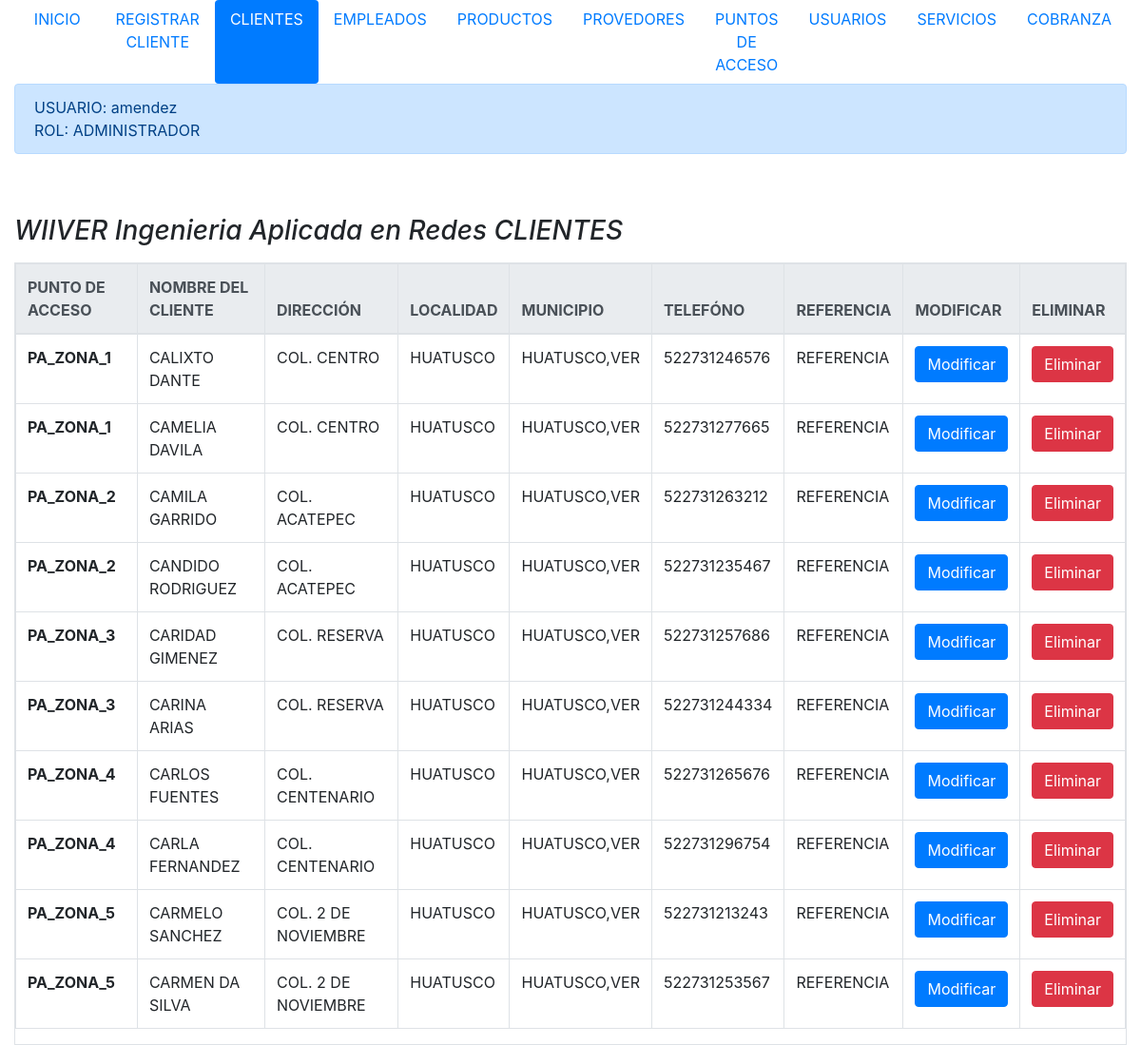
/Cliente/ClienteListado.php (signed in), run on the app's committed database.
### tables this page shows
CREATE TABLE `cliente` (
  `Id_Cliente` int(10) NOT NULL,
  `Id_PuntoAcceso` int(10) NOT NULL,
  `NombreCliente` varchar(100) NOT NULL,
  `DireccionCliente` varchar(100) NOT NULL,
  `Localidad` varchar(20) NOT NULL,
  `Municipio` varchar(20) NOT NULL,
  `TelefonoCliente` varchar(15) NOT NULL,
  `Referencia` varchar(100) NOT NULL
);

CREATE TABLE `puntoacceso` (
  `Id_PuntoAcceso` int(10) NOT NULL,
  `NombrePuntoAcceso` varchar(100) NOT NULL,
  `Ubicacion` varchar(150) NOT NULL,
  `NombreContacto` varchar(100) NOT NULL,
  `TelefonoPuntoAcceso` varchar(15) NOT NULL,
  `DireccionMac` varchar(25) NOT NULL,
  `ContrasenaWifi` varchar(50) NOT NULL
);

### Conexion/cConexion.php (called while the page is built, shortened)
<?php
class cConexion
{
	protected $_sHost = null;
	protected $_sUsuario = null;
	protected $_sContraseña = null;
	protected $_sBase = null;
	function cConexion(){
			$this->_sHost = 'localhost';
			$this->_sUsuario = 'root';
			$this->_sContraseña = '';
			$this->_sBase = 'siawiiver';
	}
 	public function conectar(){
		$enlace = mysqli_connect($this->_sHost, $this->_sUsuario, $this->_sContraseña, $this->_sBase);
		if (!$enlace) {
    		echo "Error: No se pudo conectar a MySQL." . PHP_EOL;
    		echo "errno de depuración: " . mysqli_connect_errno() . PHP_EOL;
    		echo "error de depuración: " . mysqli_connect_error() . PHP_EOL;
   		 	exit;
   		 	return false;
		}
		else {
			return $enlace;
		}
	}
}
?>

### Cliente/cClienteController.php (called while the page is built, shortened)
<?php
require_once('../Conexion/cConexion.php');
require_once('../Cliente/cClienteModelo.php');
class cClienteController{
    protected $_oClienteModelo;
    function cClienteController(){
        $this->_oConectar = new cConexion;
        $this->_dbLink = $this->_oConectar->Conectar();
        $this->_oPuntoAccesoEntidad = New cPuntoAccesoEntidad($this->_dbLink);
        $this->_oClienteModelo = New cClienteModelo($this->_dbLink);
    }
    public function obtenerListadoCliente(){
        return $this->_oClienteModelo->obtenerListadoCliente();
    }
}
?>

### Cliente/cClienteModelo.php (called while the page is built, shortened)
<?php
class cClienteModelo{
	protected $_dblink;
	function cClienteModelo($dblink, $oClienteEntidad = false){
		$this->_dblink = $dblink;
	}
	public function obtenerListadoCliente(){
		$sql ="SELECT NombrePuntoAcceso, Id_Cliente, NombreCliente, DireccionCliente, Localidad, Municipio, TelefonoCliente, Referencia
				FROM PuntoAcceso AS PA, Cliente AS C
				WHERE PA.Id_PuntoAcceso = C.Id_PuntoAcceso";
		$result = mysqli_query($this->_dblink, $sql) or die('Error:'.mysqli_error($this->_dblink));
		$aFields = array();
		while($row = $result->fetch_assoc()) {
			$aFields[] = $row;
		}
		return $aFields;
	}
}
 ?>

### Cliente/ClienteListado.php (the view, shortened to what this page needs)
<?php
if ($_SESSION['rol'] == 'ADMINISTRADOR' || $_SESSION['rol'] == 'COBRANZA' || $_SESSION['rol'] == 'TECNICO') {
    require_once('cClienteController.php');
    $oClienteController = new cClienteController;
	$oPuntoAccesoCliente = $oClienteController->ObtenerPuntoAccesoCliente();
?>
<!DOCTYPE html>
<html>
<head>
    <link rel="stylesheet" href="https://maxcdn.bootstrapcdn.com/bootstrap/4.0.0/css/bootstrap.min.css">
</head>
<body>
<div class="container-fluid">
     <ul class="nav nav-pills nav-justified">
        <a class="nav-item nav-link" href="../index.php">INICIO</a></li>
        <a class="nav-item nav-link" href="Cliente.php">REGISTRAR CLIENTE</a></li>
        <a class="nav-item nav-link active" href="../Cliente/ClienteListado.php ">CLIENTES</a></li>
        <a class="nav-item nav-link" href="../Empleado/EmpleadoListado.php">EMPLEADOS</a></li>
        <a class="nav-item nav-link" href="../Producto/ProductoListado.php">PRODUCTOS</a></li>
        <a class="nav-item nav-link" href="../Provedor/ProvedorListado.php">PROVEDORES</a></li>
        <a class="nav-item nav-link" href="../PuntoAcceso/PuntoAccesoListado.php">PUNTOS DE ACCESO</a></li>
        <a class="nav-item nav-link" href="../Usuario/UsuarioListado.php">USUARIOS</a></li>
        <a class="nav-item nav-link" href="../Servicio/servicioListado.php">SERVICIOS</a></li>
        <a  class="nav-item nav-link" href="../Cobranza/CobranzaListado.php">COBRANZA</a> </li>
        <br>    <br>
        </ul>
    <div class="alert alert-primary" role="alert">
        <?php echo 'USUARIO: '.$_SESSION['usuario'].'<br> ROL: '.$_SESSION['rol'];?>
    </div>
        <br>    <br>
        <h3> <P> <EM>WIIVER Ingenieria Aplicada en Redes CLIENTES </EM></P></h3>
    <?php
        if (isset($_POST['modificarCliente'])) {
            $nId_Cliente = $_POST['nId_Cliente'];
            $oListadoClientePorId = $oClienteController->obtenerListadoClientePorId($nId_Cliente);
            echo '<form action="ClienteRegistro.php" method="post">';
            echo '<div class="form-group">';
            echo '<div class="float col-xs-12 col-sm-6">';
            echo '<h5>';
            echo '<label>Nombre del Punto de Acceso</label>';
            echo '<br>';
                echo '<select class="form-control" name="nId_PuntoAcceso">';
                for ($i = 0; $i < count($oPuntoAccesoCliente); $i++) {
                    echo '<option value='.$oPuntoAccesoCliente[$i]['Id_PuntoAcceso'].'>'.$oPuntoAccesoCliente[$i]['NombrePuntoAcceso'].'</option>';
                }
                echo'<br>';
                echo '</select>';
                echo '<input type="hidden" class="form-control" name="Id_Cliente" value="'.$oListadoClientePorId[0]['Id_Cliente'].'" >';
                echo'<br>';
                echo '<label>Nombre del Cliente</label>';
                echo '<input type="text" class="form-control" name="sNombreCliente" value="'.$oListadoClientePorId[0]['NombreCliente'].'" placeholder="NOMBRE(S), PRIMER APELLIDO, SEGUNDO APELLIDO">';
                echo '<br>';
                echo '<label>Dirección</label>';
                echo '<input type="text" class="form-control" name="sDireccionCliente" value="'.$oListadoClientePorId[0]['DireccionCliente'].'" placeholder="CALLE   AVENIDA   NÚMERO EXTERIOR">';
                echo '<br>';
                echo '<label>Nombre de la Localidad</label>';
                echo '<input type="text" class="form-control" name="sLocalidad" value="'.$oListadoClientePorId[0]['Localidad'].'" placeholder="LOCALIDAD">';
                echo '<br>';
                echo '<label>Nombre del Municipio</label>';
                echo '<input type="text" class="form-control" name="sMunicipio" value="'.$oListadoClientePorId[0]['Municipio'].'" placeholder="MUNICIPIO">';
                echo '<br>';
                echo '<label>Número Telefónico</label>';
                echo '<input type="text" class="form-control" name="sTelefonoCliente" value="'.$oListadoClientePorId[0]['TelefonoCliente'].'" placeholder="(LADA)+">';
                echo '<br>';
                echo '<label>Referencia de localización</label>';
                echo '<input type="text" class="form-control" name="sReferencia" value="'.$oListadoClientePorId[0]['Referencia'].'" placeholder="REFERENCIA FÍSICA">';
                echo '<br>';
                echo '<input class="btn btn-success" type="submit" name="modificarCliente" value="MODIFICAR CLIENTE">';
                echo '</form>';
        }
        elseif (isset($_POST['eliminarCliente'])) {
            $nId_Cliente = $_POST['nId_Cliente'];
            $oEliminarClientePorId = $oClienteController->eliminarClientePorId($nId_Cliente);
        }
        else{
    ?>
           <div class="table-bordered table-responsive">
            <table class="table">
                <thead class="thead-light">
                    <tr>
                    <th scope="col">PUNTO DE ACCESO</th>
                    <th scope="col">NOMBRE DEL CLIENTE</th>
                    <th scope="col">DIRECCIÓN</th>
                    <th scope="col">LOCALIDAD</th>
                    <th scope="col">MUNICIPIO</th>
                    <th scope="col">TELEFÓNO</th>
                    <th scope="col">REFERENCIA</th>
                    <th scope="col">MODIFICAR</th>
                    <th scope="col">ELIMINAR</th>
                    </thead>
    <?php
            $oListadoCliente = $oClienteController->obtenerListadoCliente();
            for ($i = 0; $i < count($oListadoCliente); $i++) {
                echo ' <form action="ClienteListado.php" method="post">';
                echo '<tr>';
                    echo '<th scope="row">'.$oListadoCliente[$i]['NombrePuntoAcceso'].'</th>';
                    echo '<td>'.$oListadoCliente[$i]['NombreCliente'].'</td>';
                    echo '<td>'.$oListadoCliente[$i]['DireccionCliente'].'</td>';
                    echo '<td>'.$oListadoCliente[$i]['Localidad'].'</td>';
                    echo '<td>'.$oListadoCliente[$i]['Municipio'].'</td>';
                    echo '<td>'.$oListadoCliente[$i]['TelefonoCliente'].'</td>';
                    echo '<td>'.$oListadoCliente[$i]['Referencia'].'</td>';
                    echo '<td><input type="submit" class="btn btn-primary" name="modificarCliente" value="Modificar" /></td>';
                    echo '<td><input type="submit" class="btn btn-danger" name="eliminarCliente" value="Eliminar" /></td>';
                echo '</tr>';
                echo '</form>';
            }
            echo '</tbody></table></div>';
        }
    ?>
</body>
</html>
<?php
}
?>

### data on the page
cliente: Id_PuntoAcceso.NombrePuntoAcceso "PA_ZONA_1", NombreCliente "CALIXTO DANTE", DireccionCliente "COL. CENTRO", Localidad "HUATUSCO", Municipio "HUATUSCO,VER", TelefonoCliente "522731246576", Referencia "REFERENCIA"
cliente: Id_PuntoAcceso.NombrePuntoAcceso "PA_ZONA_1", NombreCliente "CAMELIA DAVILA", DireccionCliente "COL. CENTRO", Localidad "HUATUSCO", Municipio "HUATUSCO,VER", TelefonoCliente "522731277665", Referencia "REFERENCIA"
cliente: Id_PuntoAcceso.NombrePuntoAcceso "PA_ZONA_2", NombreCliente "CAMILA GARRIDO", DireccionCliente "COL. ACATEPEC", Localidad "HUATUSCO", Municipio "HUATUSCO,VER", TelefonoCliente "522731263212", Referencia "REFERENCIA"
cliente: Id_PuntoAcceso.NombrePuntoAcceso "PA_ZONA_2", NombreCliente "CANDIDO RODRIGUEZ", DireccionCliente "COL. ACATEPEC", Localidad "HUATUSCO", Municipio "HUATUSCO,VER", TelefonoCliente "522731235467", Referencia "REFERENCIA"
cliente: Id_PuntoAcceso.NombrePuntoAcceso "PA_ZONA_3", NombreCliente "CARIDAD GIMENEZ", DireccionCliente "COL. RESERVA", Localidad "HUATUSCO", Municipio "HUATUSCO,VER", TelefonoCliente "522731257686", Referencia "REFERENCIA"
cliente: Id_PuntoAcceso.NombrePuntoAcceso "PA_ZONA_3", NombreCliente "CARINA ARIAS", DireccionCliente "COL. RESERVA", Localidad "HUATUSCO", Municipio "HUATUSCO,VER", TelefonoCliente "522731244334", Referencia "REFERENCIA"
cliente: Id_PuntoAcceso.NombrePuntoAcceso "PA_ZONA_4", NombreCliente "CARLOS FUENTES", DireccionCliente "COL. CENTENARIO", Localidad "HUATUSCO", Municipio "HUATUSCO,VER", TelefonoCliente "522731265676", Referencia "REFERENCIA"
cliente: Id_PuntoAcceso.NombrePuntoAcceso "PA_ZONA_4", NombreCliente "CARLA FERNANDEZ", DireccionCliente "COL. CENTENARIO", Localidad "HUATUSCO", Municipio "HUATUSCO,VER", TelefonoCliente "522731296754", Referencia "REFERENCIA"
cliente: Id_PuntoAcceso.NombrePuntoAcceso "PA_ZONA_5", NombreCliente "CARMELO SANCHEZ", DireccionCliente "COL. 2 DE NOVIEMBRE", Localidad "HUATUSCO", Municipio "HUATUSCO,VER", TelefonoCliente "522731213243", Referencia "REFERENCIA"
cliente: Id_PuntoAcceso.NombrePuntoAcceso "PA_ZONA_5", NombreCliente "CARMEN DA SILVA", DireccionCliente "COL. 2 DE NOVIEMBRE", Localidad "HUATUSCO", Municipio "HUATUSCO,VER", TelefonoCliente "522731253567", Referencia "REFERENCIA"

### other printed values
$_SESSION['usuario'] "amendez"
$_SESSION['rol'] "ADMINISTRADOR"
